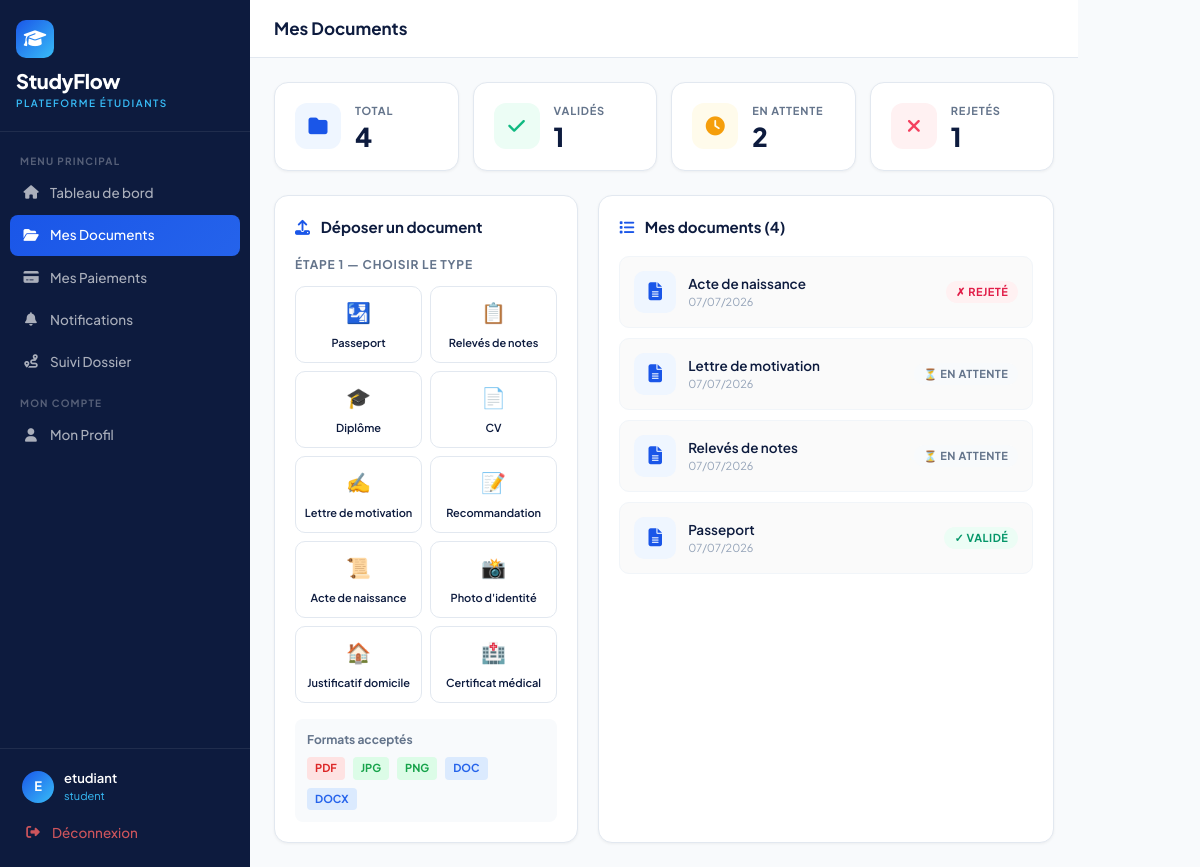
Before: /auth/documents (signed in) with the older database file.
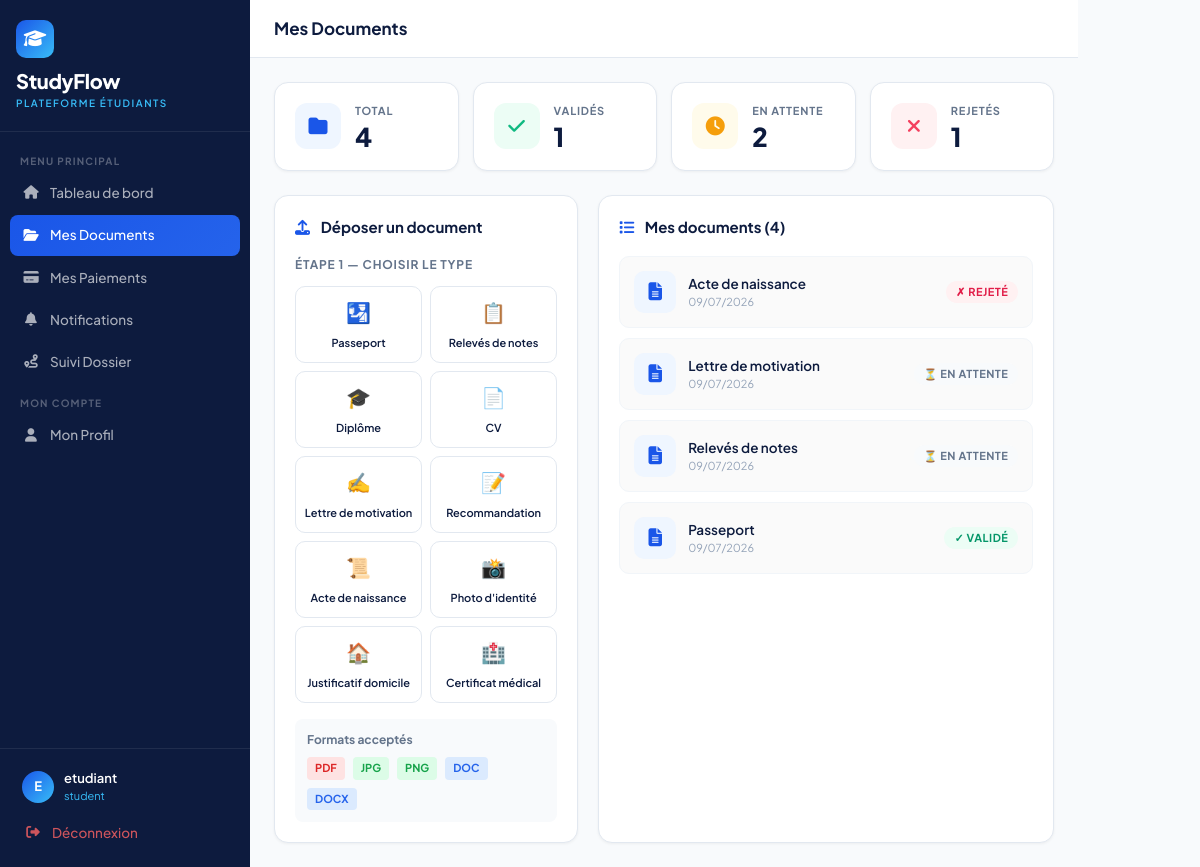
After: the same page with the newer database file.
### models/user.py (models this page shows)
class Document(db.Model):
    __tablename__ = 'documents'
    id = db.Column(db.Integer, primary_key=True)
    student_id = db.Column(db.Integer, db.ForeignKey('student_profiles.id'), nullable=False)
    name = db.Column(db.String(200))
    doc_type = db.Column(db.String(50))
    file_url = db.Column(db.String(300))
    file_name = db.Column(db.String(200))
    file_size = db.Column(db.Integer)
    status = db.Column(db.String(20), default='en_attente')
    rejection_reason = db.Column(db.Text)
    uploaded_at = db.Column(db.DateTime, default=datetime.utcnow)

### routes/auth.py (the view, shortened to what this page needs)
@auth_bp.route('/documents', methods=['GET', 'POST'])
@login_required
def documents():
    profile = get_profile()
    docs = Document.query.filter_by(
        student_id=profile.id
    ).order_by(Document.uploaded_at.desc()).all()
    return render_template('auth/documents.html', profile=profile, docs=docs)

### routes/auth.py (called while the page is built)
def get_profile():
    return StudentProfile.query.filter_by(user_id=current_user.id).first()

### templates/auth/documents.html (shortened to what the changed rows need)
{% extends "base.html" %}
{% block content %}
<div style="display:grid;grid-template-columns:1fr 1.5fr;gap:20px;">
  <div class="sf-card">
    {% if docs %}
      {% for doc in docs %}
      <div style="padding:14px;margin-bottom:10px;border:1px solid #F1F5F9;border-radius:10px;background:#FAFAFA;">
        <div style="display:flex;align-items:center;justify-content:space-between;">
          <div style="display:flex;align-items:center;gap:12px;">
            <div style="width:42px;height:42px;border-radius:10px;background:#EFF6FF;display:flex;align-items:center;justify-content:center;">
              {% if doc.file_name %}
                {% set ext = doc.file_name.rsplit('.',1)[-1].lower() %}
                {% if ext == 'pdf' %}
                  <i class="fas fa-file-pdf" style="color:#DC2626;font-size:18px;"></i>
                {% elif ext in ['jpg','jpeg','png'] %}
                  <i class="fas fa-file-image" style="color:#16A34A;font-size:18px;"></i>
                {% else %}
                  <i class="fas fa-file-word" style="color:#2563EB;font-size:18px;"></i>
                {% endif %}
              {% else %}
                <i class="fas fa-file-alt" style="color:#1A56E8;font-size:18px;"></i>
              {% endif %}
            </div>
            <div>
              <div style="font-size:13.5px;font-weight:600;color:#0D1B3E;">{{ doc.name }}</div>
              <div style="font-size:11px;color:#94A3B8;">
                {{ doc.uploaded_at.strftime('%d/%m/%Y') }}
              </div>
            </div>
          </div>
          <span class="badge-status
            {% if doc.status == 'validé' %}bs-valide
            {% elif doc.status == 'rejeté' %}bs-rejete
            {% else %}bs-attente{% endif %}">
            {% if doc.status == 'validé' %}✓ Validé
            {% elif doc.status == 'rejeté' %}✗ Rejeté
            {% else %}⏳ En attente{% endif %}
          </span>
        </div>
      </div>
      {% endfor %}
    {% else %}
      <div style="text-align:center;padding:40px;color:#94A3B8;">
        <i class="fas fa-folder-open" style="font-size:40px;margin-bottom:12px;display:block;"></i>
        <div style="font-weight:600;">Aucun document</div>
        <div style="font-size:12px;margin-top:4px;">Déposez votre premier document</div>
      </div>
    {% endif %}
  </div>
</div>
{% endblock %}

Changed rows visible on the page:
changed Document "Acte de naissance": uploaded_at "07/07/2026" → "09/07/2026"
changed Document "Lettre de motivation": uploaded_at "07/07/2026" → "09/07/2026"
changed Document "Relevés de notes": uploaded_at "07/07/2026" → "09/07/2026"
changed Document "Passeport": uploaded_at "07/07/2026" → "09/07/2026"
